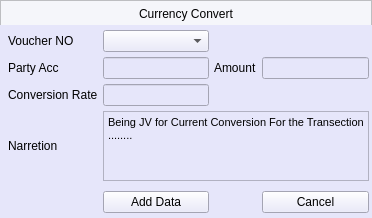
<?xml version="1.0" encoding="UTF-8"?>
<ui version="4.0">
 <class>MainWindow</class>
 <widget class="QMainWindow" name="MainWindow">
  <property name="geometry">
   <rect>
    <x>0</x>
    <y>0</y>
    <width>372</width>
    <height>214</height>
   </rect>
  </property>
  <property name="windowTitle">
   <string>MainWindow</string>
  </property>
  <property name="styleSheet">
   <string notr="true"/>
  </property>
  <widget class="QWidget" name="centralwidget">
   <property name="styleSheet">
    <string notr="true"/>
   </property>
   <layout class="QGridLayout" name="gridLayout">
    <property name="leftMargin">
     <number>0</number>
    </property>
    <property name="topMargin">
     <number>0</number>
    </property>
    <property name="rightMargin">
     <number>0</number>
    </property>
    <property name="bottomMargin">
     <number>0</number>
    </property>
    <property name="spacing">
     <number>0</number>
    </property>
    <item row="0" column="0">
     <widget class="QFrame" name="fheader">
      <property name="minimumSize">
       <size>
        <width>0</width>
        <height>25</height>
       </size>
      </property>
      <property name="maximumSize">
       <size>
        <width>16777215</width>
        <height>25</height>
       </size>
      </property>
      <property name="styleSheet">
       <string notr="true">background-color:#f5f6fa;
font: 63 11pt &quot;Segoe UI Semibold&quot;;
color:#000000</string>
      </property>
      <property name="frameShape">
       <enum>QFrame::StyledPanel</enum>
      </property>
      <property name="frameShadow">
       <enum>QFrame::Raised</enum>
      </property>
      <layout class="QGridLayout" name="gridLayout_3">
       <property name="leftMargin">
        <number>0</number>
       </property>
       <property name="topMargin">
        <number>0</number>
       </property>
       <property name="rightMargin">
        <number>0</number>
       </property>
       <property name="bottomMargin">
        <number>0</number>
       </property>
       <property name="spacing">
        <number>0</number>
       </property>
       <item row="0" column="0">
        <widget class="QLabel" name="label_6">
         <property name="minimumSize">
          <size>
           <width>0</width>
           <height>25</height>
          </size>
         </property>
         <property name="text">
          <string>Currency Convert</string>
         </property>
         <property name="alignment">
          <set>Qt::AlignCenter</set>
         </property>
        </widget>
       </item>
      </layout>
     </widget>
    </item>
    <item row="1" column="0">
     <widget class="QWidget" name="widget" native="true">
      <property name="styleSheet">
       <string notr="true">QWidget{
	background-color: rgb(230, 230, 250);
}

QPushButton:hover {
  border-radius: 05px;
  color:#000000;
  background-color:#9BA4B5;
  border: 0px solid ;
}</string>
      </property>
      <layout class="QGridLayout" name="gridLayout_2">
       <property name="leftMargin">
        <number>3</number>
       </property>
       <property name="topMargin">
        <number>0</number>
       </property>
       <property name="rightMargin">
        <number>3</number>
       </property>
       <property name="bottomMargin">
        <number>0</number>
       </property>
       <property name="spacing">
        <number>5</number>
       </property>
       <item row="0" column="2">
        <widget class="Line" name="line_5">
         <property name="styleSheet">
          <string notr="true">background-color: transparent</string>
         </property>
         <property name="orientation">
          <enum>Qt::Vertical</enum>
         </property>
        </widget>
       </item>
       <item row="1" column="0">
        <widget class="Line" name="line">
         <property name="orientation">
          <enum>Qt::Horizontal</enum>
         </property>
        </widget>
       </item>
       <item row="1" column="1">
        <widget class="QLabel" name="label">
         <property name="text">
          <string>Voucher NO</string>
         </property>
        </widget>
       </item>
       <item row="1" column="2">
        <widget class="QComboBox" name="cbAccountName">
         <property name="minimumSize">
          <size>
           <width>100</width>
           <height>0</height>
          </size>
         </property>
        </widget>
       </item>
       <item row="2" column="1">
        <widget class="QLabel" name="label_3">
         <property name="text">
          <string>Party Acc</string>
         </property>
        </widget>
       </item>
       <item row="2" column="2">
        <widget class="QLineEdit" name="lineEdit_2">
         <property name="enabled">
          <bool>false</bool>
         </property>
         <property name="minimumSize">
          <size>
           <width>100</width>
           <height>0</height>
          </size>
         </property>
        </widget>
       </item>
       <item row="2" column="3">
        <widget class="QLabel" name="label_5">
         <property name="maximumSize">
          <size>
           <width>50</width>
           <height>16777215</height>
          </size>
         </property>
         <property name="text">
          <string>Amount</string>
         </property>
        </widget>
       </item>
       <item row="2" column="4">
        <widget class="QLineEdit" name="lineEdit_3">
         <property name="enabled">
          <bool>false</bool>
         </property>
        </widget>
       </item>
       <item row="3" column="1">
        <widget class="QLabel" name="label_4">
         <property name="text">
          <string>Conversion Rate</string>
         </property>
        </widget>
       </item>
       <item row="3" column="2">
        <widget class="QLineEdit" name="lineEdit">
         <property name="minimumSize">
          <size>
           <width>100</width>
           <height>0</height>
          </size>
         </property>
        </widget>
       </item>
       <item row="4" column="1">
        <widget class="QLabel" name="label_2">
         <property name="text">
          <string>Narretion</string>
         </property>
        </widget>
       </item>
       <item row="4" column="2" colspan="3">
        <widget class="QTextBrowser" name="tbNarretion">
         <property name="html">
          <string>&lt;!DOCTYPE HTML PUBLIC &quot;-//W3C//DTD HTML 4.0//EN&quot; &quot;http://www.w3.org/TR/REC-html40/strict.dtd&quot;&gt;
&lt;html&gt;&lt;head&gt;&lt;meta name=&quot;qrichtext&quot; content=&quot;1&quot; /&gt;&lt;style type=&quot;text/css&quot;&gt;
p, li { white-space: pre-wrap; }
&lt;/style&gt;&lt;/head&gt;&lt;body style=&quot; font-family:'MS Shell Dlg 2'; font-size:8.25pt; font-weight:400; font-style:normal;&quot;&gt;
&lt;p style=&quot; margin-top:0px; margin-bottom:0px; margin-left:0px; margin-right:0px; -qt-block-indent:0; text-indent:0px;&quot;&gt;Being JV for Current Conversion For the Transection ........&lt;/p&gt;&lt;/body&gt;&lt;/html&gt;</string>
         </property>
         <property name="textInteractionFlags">
          <set>Qt::LinksAccessibleByKeyboard|Qt::LinksAccessibleByMouse|Qt::TextBrowserInteraction|Qt::TextEditable|Qt::TextSelectableByMouse</set>
         </property>
        </widget>
       </item>
       <item row="5" column="2">
        <widget class="Line" name="line_4">
         <property name="styleSheet">
          <string notr="true">background-color: transparent</string>
         </property>
         <property name="orientation">
          <enum>Qt::Vertical</enum>
         </property>
        </widget>
       </item>
       <item row="6" column="2">
        <widget class="QPushButton" name="pdAddRaw">
         <property name="text">
          <string>Add Data</string>
         </property>
         <property name="shortcut">
          <string>Return, Enter</string>
         </property>
        </widget>
       </item>
       <item row="6" column="4">
        <widget class="QPushButton" name="pbcancel">
         <property name="text">
          <string>Cancel</string>
         </property>
         <property name="shortcut">
          <string>Esc</string>
         </property>
        </widget>
       </item>
       <item row="7" column="2">
        <widget class="Line" name="line_3">
         <property name="styleSheet">
          <string notr="true">background-color: transparent</string>
         </property>
         <property name="orientation">
          <enum>Qt::Vertical</enum>
         </property>
        </widget>
       </item>
      </layout>
     </widget>
    </item>
   </layout>
  </widget>
 </widget>
 <tabstops>
  <tabstop>cbAccountName</tabstop>
  <tabstop>lineEdit_2</tabstop>
  <tabstop>lineEdit_3</tabstop>
  <tabstop>lineEdit</tabstop>
  <tabstop>tbNarretion</tabstop>
  <tabstop>pdAddRaw</tabstop>
  <tabstop>pbcancel</tabstop>
 </tabstops>
 <resources/>
 <connections/>
</ui>
